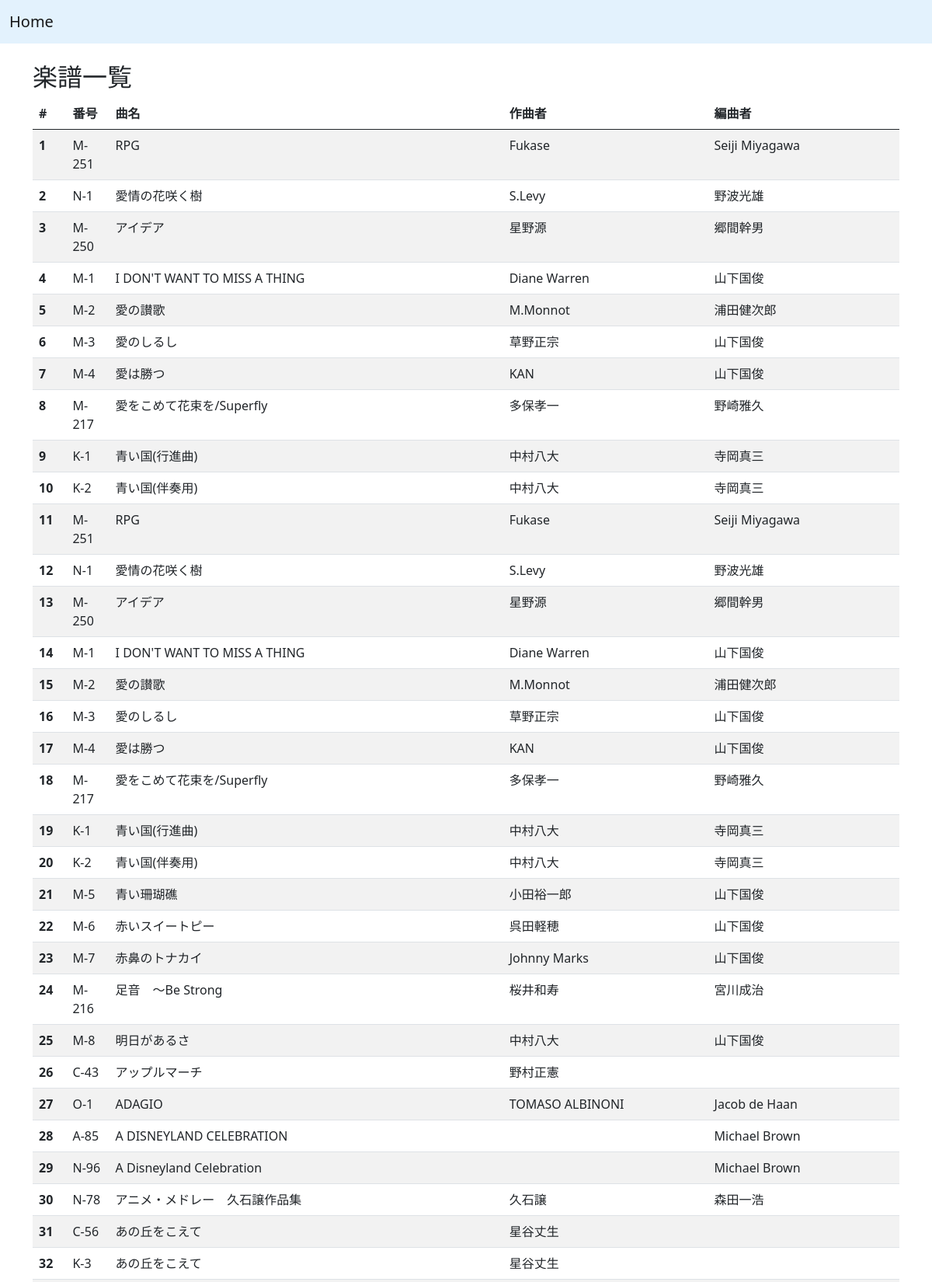
/score_list (upper part), run on the app's committed database.
### app.py (models this page shows)
class Score(db.Model):
    id = db.Column(db.Integer, primary_key=True)
    number = db.Column(db.String(30))
    title = db.Column(db.String(30))
    composer = db.Column(db.String(30))
    arranger = db.Column(db.String(30))

### app.py (the view)
@app.route('/score_list')
def score_list():
    scores = Score.query.all()
    return render_template('score_list.html', scores=scores)

### templates/score_list.html
{% extends "layout.html" %}
{% block content %}
<div class="container mt-4">
    <h2>楽譜一覧</h2>
    <table class="table table-striped">
        <thead>
            <tr>
              <th scope="col">#</th>
              <th scope="col">番号</th>
              <th scope="col">曲名</th>
              <th scope="col">作曲者</th>
              <th scope="col">編曲者</th>
            </tr>
          </thead>
          <tbody>
            {% for score in scores %}
            <tr>
              <th scope="row">{{ score.id }}</th>
              <td>{{ score.number }}</td>
              <td>{{ score.title }}</td>
              <td>{{ score.composer }}</td>
              <td>{{ score.arranger }}</td>
            </tr>
            {% endfor %}
          </tbody>
    </table>
</div>
{% endblock %}

### templates/layout.html (shortened to what this page needs)
<!DOCTYPE html>
<html lang="ja">
<head>
    <link href="https://cdn.jsdelivr.net/npm/bootstrap@5.0.2/dist/css/bootstrap.min.css" rel="stylesheet">
</head>
<body>
    <nav class="navbar navbar-expand-lg navbar-light" style="background-color: #e3f2fd;">
        <div class="container-fluid">
          <a class="navbar-brand" href="{{ url_for('index') }}">Home</a>
        </div>
      </nav>
    {% block content %}
    {% endblock %}
</body>
</html>

### data on the page
Score: id "1", number "M-251", title "RPG", composer "Fukase", arranger "Seiji Miyagawa"
Score: id "2", number "N-1", title "愛情の花咲く樹", composer "S.Levy", arranger "野波光雄"
Score: id "3", number "M-250", title "アイデア", composer "星野源", arranger "郷間幹男"
Score: id "4", number "M-1", title "I DON'T WANT TO MISS A THING", composer "Diane Warren", arranger "山下国俊"
Score: id "5", number "M-2", title "愛の讃歌", composer "M.Monnot", arranger "浦田健次郎"
Score: id "6", number "M-3", title "愛のしるし", composer "草野正宗", arranger "山下国俊"
Score: id "7", number "M-4", title "愛は勝つ", composer "KAN", arranger "山下国俊"
Score: id "8", number "M-217", title "愛をこめて花束を/Superfly", composer "多保孝一", arranger "野崎雅久"
Score: id "9", number "K-1", title "青い国(行進曲)", composer "中村八大", arranger "寺岡真三"
Score: id "10", number "K-2", title "青い国(伴奏用)", composer "中村八大", arranger "寺岡真三"
Score: id "11", number "M-251", title "RPG", composer "Fukase", arranger "Seiji Miyagawa"
Score: id "12", number "N-1", title "愛情の花咲く樹", composer "S.Levy", arranger "野波光雄"
Score: id "13", number "M-250", title "アイデア", composer "星野源", arranger "郷間幹男"
Score: id "14", number "M-1", title "I DON'T WANT TO MISS A THING", composer "Diane Warren", arranger "山下国俊"
Score: id "15", number "M-2", title "愛の讃歌", composer "M.Monnot", arranger "浦田健次郎"
Score: id "16", number "M-3", title "愛のしるし", composer "草野正宗", arranger "山下国俊"
Score: id "17", number "M-4", title "愛は勝つ", composer "KAN", arranger "山下国俊"
Score: id "18", number "M-217", title "愛をこめて花束を/Superfly", composer "多保孝一", arranger "野崎雅久"
Score: id "19", number "K-1", title "青い国(行進曲)", composer "中村八大", arranger "寺岡真三"
Score: id "20", number "K-2", title "青い国(伴奏用)", composer "中村八大", arranger "寺岡真三"
Score: id "21", number "M-5", title "青い珊瑚礁", composer "小田裕一郎", arranger "山下国俊"
Score: id "22", number "M-6", title "赤いスイートピー", composer "呉田軽穂", arranger "山下国俊"
Score: id "23", number "M-7", title "赤鼻のトナカイ", composer "Johnny Marks", arranger "山下国俊"
Score: id "24", number "M-216", title "足音 ～Be Strong", composer "桜井和寿", arranger "宮川成治"
Score: id "25", number "M-8", title "明日があるさ", composer "中村八大", arranger "山下国俊"
Score: id "26", number "C-43", title "アップルマーチ", composer "野村正憲"
Score: id "27", number "O-1", title "ADAGIO", composer "TOMASO ALBINONI", arranger "Jacob de Haan"
Score: id "28", number "A-85", title "A DISNEYLAND CELEBRATION", arranger "Michael Brown"
Score: id "29", number "N-96", title "A Disneyland Celebration", arranger "Michael Brown"
Score: id "30", number "N-78", title "アニメ・メドレー 久石譲作品集", composer "久石譲", arranger "森田一浩"
Score: id "31", number "C-56", title "あの丘をこえて", composer "星谷丈生"
Score: id "32", number "K-3", title "あの丘をこえて", composer "星谷丈生"
